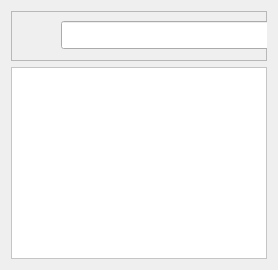
        <widget class="QWidget" name="pageafficheremployes_2">
         <layout class="QGridLayout" name="gridLayout_4">
          <item row="1" column="0">
           <widget class="QTableView" name="emptable_2">
            <property name="styleSheet">
             <string notr="true">background-color:white;
color:black;</string>
            </property>
            <attribute name="verticalHeaderVisible">
             <bool>false</bool>
            </attribute>
           </widget>
          </item>
          <item row="0" column="0">
           <widget class="QFrame" name="frame_9">
            <property name="minimumSize">
             <size>
              <width>0</width>
              <height>50</height>
             </size>
            </property>
            <property name="frameShape">
             <enum>QFrame::Shape::StyledPanel</enum>
            </property>
            <property name="frameShadow">
             <enum>QFrame::Shadow::Raised</enum>
            </property>
            <widget class="QLineEdit" name="inputrecherche_2">
             <property name="geometry">
              <rect>
               <x>50</x>
               <y>10</y>
               <width>281</width>
               <height>28</height>
              </rect>
             </property>
            </widget>
            <widget class="QPushButton" name="bouttonrecherche_2">
             <property name="geometry">
              <rect>
               <x>360</x>
               <y>10</y>
               <width>91</width>
               <height>29</height>
              </rect>
             </property>
             <property name="styleSheet">
              <string notr="true">QPushButton::hover{
background-color:rgb(110, 255, 134);
}
QPushButton::pressed{
background-color:rgb(39, 255, 64);
}</string>
             </property>
             <property name="text">
              <string>Recherche</string>
             </property>
            </widget>
            <widget class="QPushButton" name="buttontriparnom_2">
             <property name="geometry">
              <rect>
               <x>470</x>
               <y>10</y>
               <width>121</width>
               <height>29</height>
              </rect>
             </property>
             <property name="styleSheet">
              <string notr="true">QPushButton::hover{
background-color:rgb(110, 255, 134);
}
QPushButton::pressed{
background-color:rgb(39, 255, 64);
}</string>
             </property>
             <property name="text">
              <string>tri par Nom</string>
             </property>
             <property name="icon">
              <iconset resource="ressources.qrc">
               <normaloff>:/images/sorting.png</normaloff>:/images/sorting.png</iconset>
             </property>
            </widget>
           </widget>
          </item>
         </layout>
        </widget>
